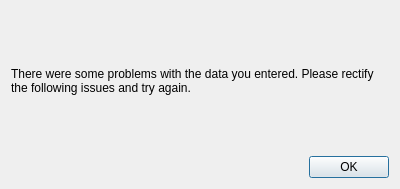
<?xml version="1.0" encoding="UTF-8"?>
<ui version="4.0">
 <class>dlgWzdError</class>
 <widget class="QDialog" name="dlgWzdError">
  <property name="geometry">
   <rect>
    <x>0</x>
    <y>0</y>
    <width>400</width>
    <height>189</height>
   </rect>
  </property>
  <property name="windowTitle">
   <string>Error</string>
  </property>
  <property name="modal">
   <bool>true</bool>
  </property>
  <layout class="QVBoxLayout" name="verticalLayout">
   <item>
    <widget class="QLabel" name="label">
     <property name="text">
      <string>There were some problems with the data you entered. Please rectify the following issues and try again.</string>
     </property>
     <property name="wordWrap">
      <bool>true</bool>
     </property>
    </widget>
   </item>
   <item>
    <widget class="QDialogButtonBox" name="buttonBox">
     <property name="orientation">
      <enum>Qt::Horizontal</enum>
     </property>
     <property name="standardButtons">
      <set>QDialogButtonBox::Ok</set>
     </property>
    </widget>
   </item>
  </layout>
 </widget>
 <resources/>
 <connections>
  <connection>
   <sender>buttonBox</sender>
   <signal>accepted()</signal>
   <receiver>dlgWzdError</receiver>
   <slot>accept()</slot>
   <hints>
    <hint type="sourcelabel">
     <x>227</x>
     <y>165</y>
    </hint>
    <hint type="destinationlabel">
     <x>157</x>
     <y>188</y>
    </hint>
   </hints>
  </connection>
  <connection>
   <sender>buttonBox</sender>
   <signal>rejected()</signal>
   <receiver>dlgWzdError</receiver>
   <slot>reject()</slot>
   <hints>
    <hint type="sourcelabel">
     <x>295</x>
     <y>171</y>
    </hint>
    <hint type="destinationlabel">
     <x>286</x>
     <y>188</y>
    </hint>
   </hints>
  </connection>
 </connections>
</ui>
